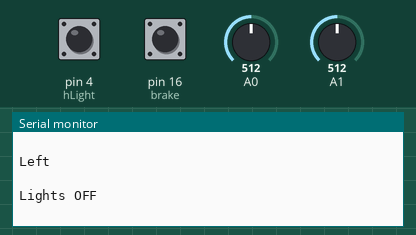
Simulated run of this sketch. Board: Arduino Uno, built with avr-gcc and run on an emulated ATmega328P. On the bench: the last lines printed to the serial monitor. The inputs (shaded band) are chosen by the test bench; at power-on: A1 = 512, pin 4 (hLight) HIGH, pin 16 (brake) HIGH, A0 = 512. No radio packets arrive unless stated.

Above: at 1.2 s.
1.3 s: A1 set to 306
At 1.37 s:
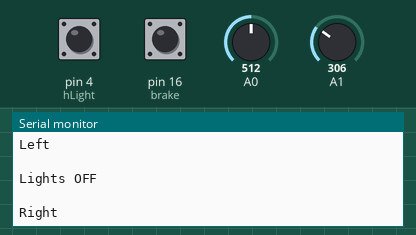
2.9 s: pin 4 (hLight) pulled LOW for 0.15 s
At 3.92 s:
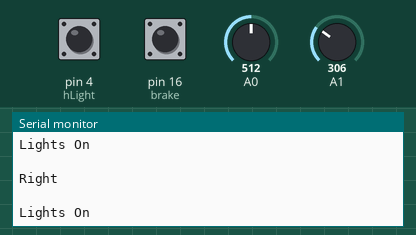
4.6 s: pin 16 (brake) pulled LOW for 0.15 s
6.2 s: A1 set to 511
At 6.92 s:
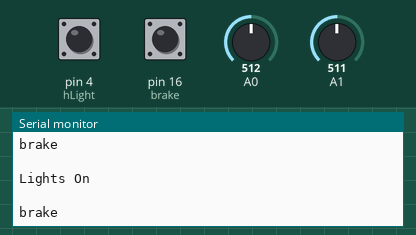
8.0 s: A0 set to 716
At 8.09 s:
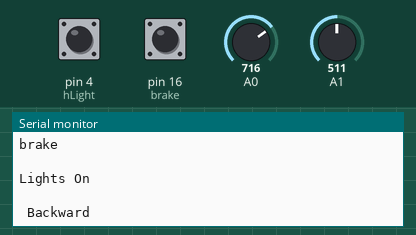

The sketch:

TransmitterWithHeadLights.ino
```cpp
/********Wirelessly Controlled Rover using Arduino and RF Modules
*************Coded and tested successfully by Sidharth Makhija***********
******************** Version 1 28/2/2014***************************

Working : This is the Transmitter code of the Rover.

The four directions for the rover to move are given via the joystick,
there is also a brake button..but that isn't necessarily needed
since the rover does not move until the joystick is moved.

The additional button is used to switch the headlights on and off.

This code uses the VirtualWire and AFMotor(motorshield library).

The motor shield used is self soldered by using Adafruit's motorshield
schemaitic which they have provided on their site since they're awesome!

More pictures,videos and info on the rover here  :
http://letsmakerobots.com/node/40002
http://www.instructables.com/id/The-WirelessObstacle-DetectingBeeping-Robot-using-/

For any doubts,corrections,etc. shoot a mail here :
https://droidhangar.wordpress.com/contact/
*******************************************************************************
*********************************************************************
*/

#include <VirtualWire.h>

//Initialize the variables
int UD = 0;
int LR = 0;
int brake = 16;
int vert = 0;
int hor = 0;

int hLight = 4;
//Variable to keep track of the number of button presses.
int counter = 1;

void setup()
{
  Serial.begin(9600);//Only for Debugging

  pinMode(hLight,INPUT);
  pinMode(brake,INPUT);

  digitalWrite(12,HIGH);
  digitalWrite(brake,HIGH);
  digitalWrite(hLight,HIGH);

  //Start Transmitting
  startTx();

}

void loop()
{
  //Reads the joytick movement
  JoystickReader();

  //Character that will be sent
  char *msg2;

  //Conditions when joystick is stationary
  if(vert == 5 && hor == 4 )
  {
    char *msg2 = "5";
    digitalWrite(13, true); // Flash a light to show transmitting
    vw_send((uint8_t *)msg2, strlen(msg2));
    vw_wait_tx(); // Wait until the whole message is gone
    digitalWrite(13, false);
    //Debugging
    Serial.println("brake");
    Serial.println("  ");
  }

  //When joystick is moved forward.
  if(hor==4 && vert<5)
  {
    char *msg2 = "1";
    digitalWrite(13, true); // Flash a light to show transmitting
    vw_send((uint8_t *)msg2, strlen(msg2));
    vw_wait_tx(); // Wait until the whole message is gone
    digitalWrite(13, false);
   //Debugging
    Serial.println("Forward");
    Serial.println("  ");
  }

  //When joystick is moved backward.
  if(hor==4 && vert>5)
  {
    char *msg2 = "2";
    digitalWrite(13, true); // Flash a light to show transmitting
    vw_send((uint8_t *)msg2, strlen(msg2));
    vw_wait_tx(); // Wait until the whole message is gone
    digitalWrite(13, false);
    //Debugging
    Serial.println(" Backward ");
    Serial.println("  ");
  }

  //When joytick is moved right.
  if(vert==5 && hor<4)
  {
    char *msg2 = "3";
    digitalWrite(13, true); // Flash a light to show transmitting
    vw_send((uint8_t *)msg2, strlen(msg2));
    vw_wait_tx(); // Wait until the whole message is gone
    digitalWrite(13, false);

    Serial.println("Right ");
    Serial.println("  ");
  }

  //When joystick is moved left.
  if(vert==5 && hor>4)
  {
   char *msg2 = "4";
   digitalWrite(13, true); // Flash a light to show transmitting
   vw_send((uint8_t *)msg2, strlen(msg2));
   vw_wait_tx(); // Wait until the whole message is gone
   digitalWrite(13, false);

    Serial.println("Left ");
    Serial.println("  ");
  }

  //When joystick button is pressed.
  if(digitalRead(brake)==LOW)
   {
    char *msg2 = "5";
    digitalWrite(13, true); // Flash a light to show transmitting
    vw_send((uint8_t *)msg2, strlen(msg2));
    vw_wait_tx(); // Wait until the whole message is gone
    digitalWrite(13, false);

    Serial.println("Brake");
    Serial.println("  ");
   }

   //Function that checks if the headlight button is pressed.
   headLights();

}

/////////////////////////Functions!Functions!Functions!//////////

void JoystickReader()
{
  /*This function reads the analog values given by the joystick
  and translates it as movement.*/

  /*Note : The horizontal and vertical of your joystick depends on how you have
  soldered it on to the pcb...adjust as needed*/

  //Up Down
  UD = analogRead(A1);
  //Left Right
  LR = analogRead(A0);

  /*This maps out the reading of the joystick from 0-1023 to 0-10
  This makes it easier to work with while converting the readings
  into a direction in the if else statements. */

  hor = map(UD,0,1023,0,10);
  vert = map(LR,0,1023,0,10);


}

void startTx()
{

  Serial.println("setup");
  vw_setup(2000);
  //Tx at digital pin 3
  vw_set_tx_pin(3);
}

void headLights()
{
  /*This function give the headlight on or off command based on the
  number of button presses.

  The counter variable is the number of times the headlight button is pressed.

  I plan on improving this part of the code by using interrupts as
  this method isn't 100% accurate right now.

  */

  if(digitalRead(hLight)==LOW)
  {
    //Increase the value of counter every time the headlight button is pressed.
    counter++;
  }

  //If value of counter is even the Lights On command is sent.
  if(counter%2==0)
  {
    char *msg2 = "6";
    digitalWrite(13, true); // Flash a light to show transmitting
    vw_send((uint8_t *)msg2, strlen(msg2));
    vw_wait_tx(); // Wait until the whole message is gone
    digitalWrite(13, false);
    //Debugging
    Serial.println("Lights On");
    Serial.println("  ");
  }

  //If counter is odd the Light Off command is sent.
  else
  {
    char *msg2 = "7";
      digitalWrite(13, true); // Flash a light to show transmitting
    vw_send((uint8_t *)msg2, strlen(msg2));
    vw_wait_tx(); // Wait until the whole message is gone
    digitalWrite(13, false);

    Serial.println("Lights OFF");
    Serial.println("  ");
  }
  delay(10);
}

//End
```

Measured:
- after the input at 1.3 s, the serial monitor: prints a new line after 0.07 s (image 1)
- after the input at 2.9 s, the serial monitor: prints a new line after 0.09 s (image 2)
- after the input at 6.2 s, the serial monitor: prints a new line after 0.19 s (image 3)
- after the input at 8.0 s, the serial monitor: prints a new line after 0.09 s (image 4)
